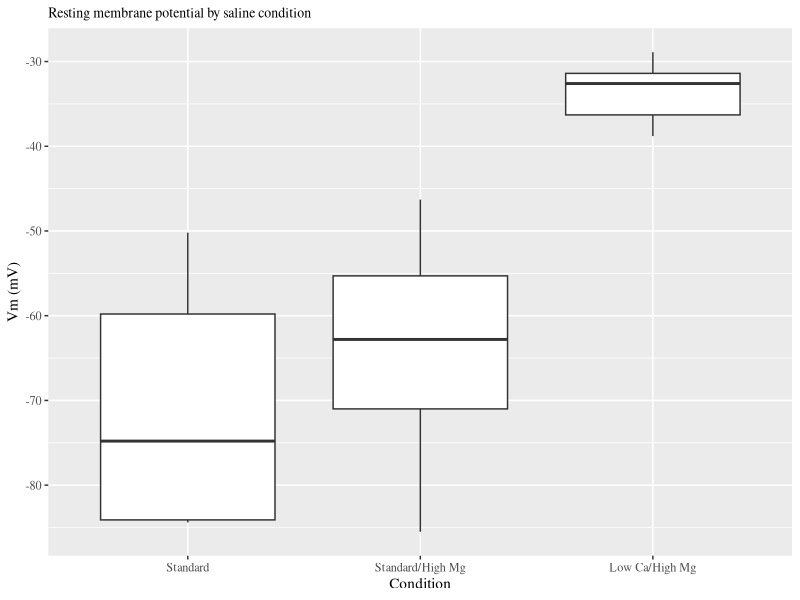
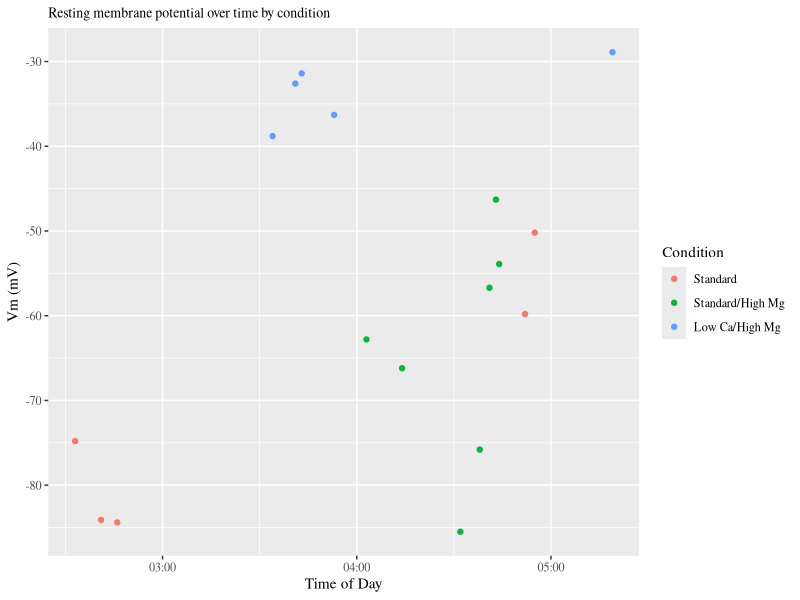
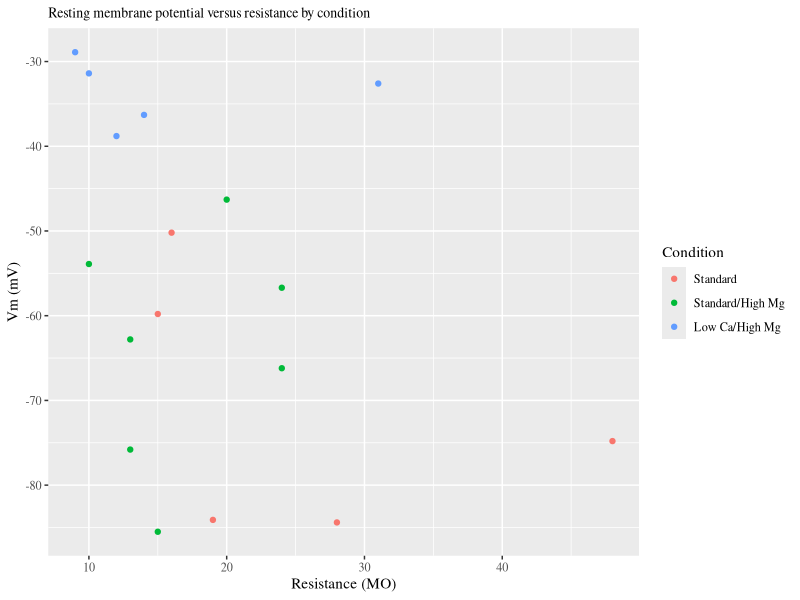
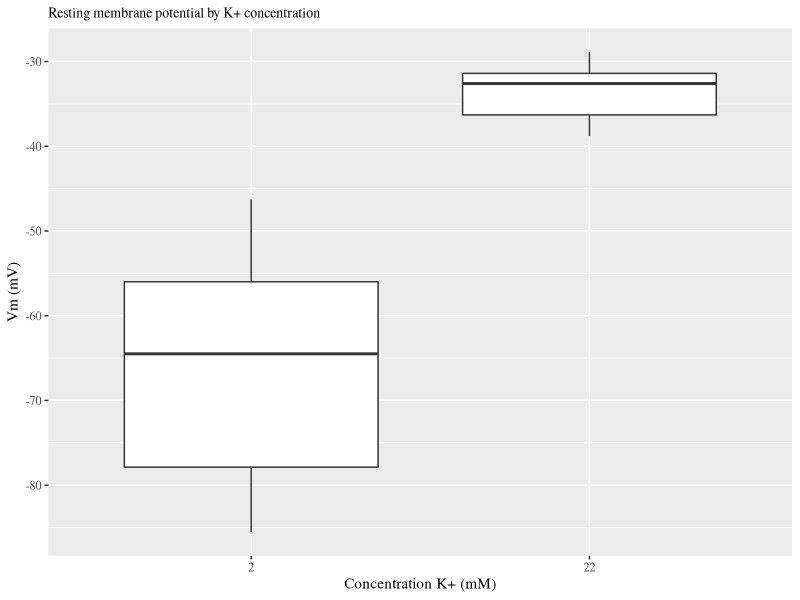
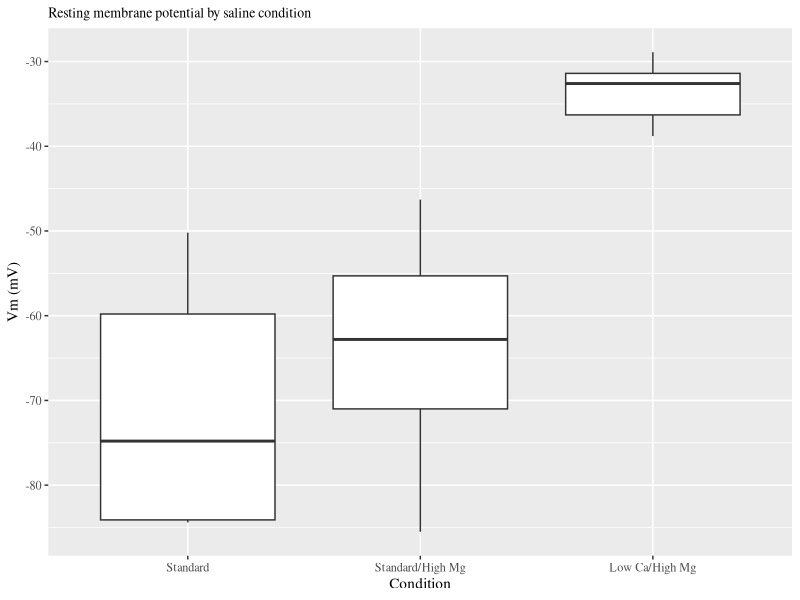
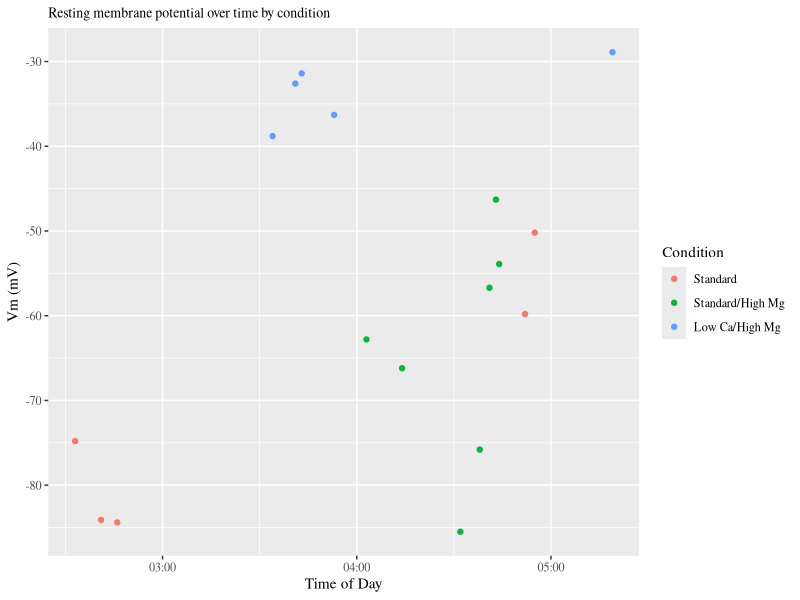
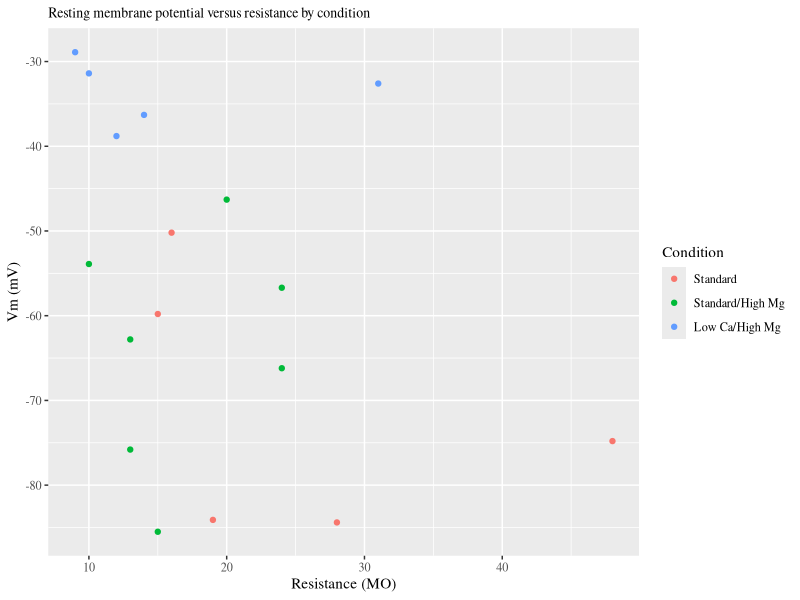
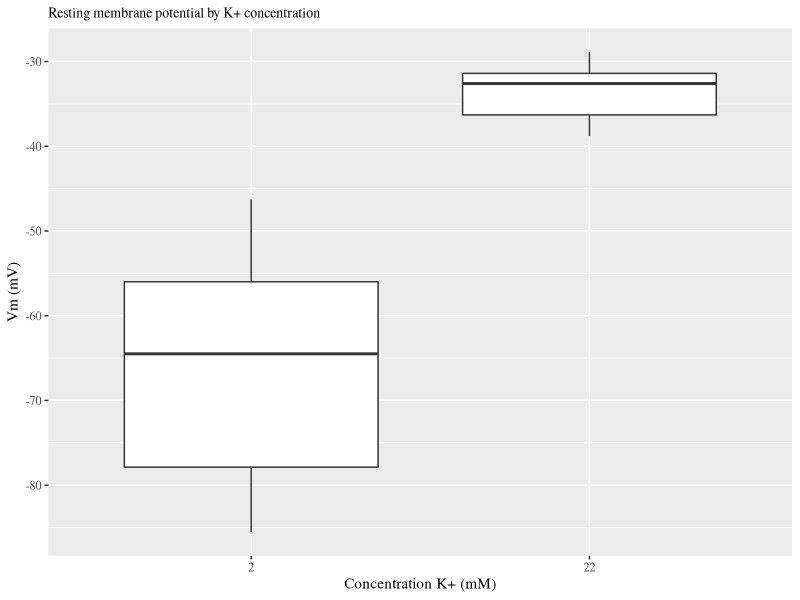

Generate these figures, in order, with R:
## ---- chunk 1
knitr::opts_chunk$set(echo = TRUE)
library(readxl)       # To import excel sheet of data
library(tidyverse)    # For data analysis and graphing
## ---- chunk 2
data <- read_excel('10-1_indep_project.xlsx')

# Creating a new column with condition as a label
new_vals <- character(nrow(data))
for (i in 1:nrow(data)) {
  if (data$Ca_conc[i] == '2 mM') {
    if (data$Mg_conc[i] == '0.5 mM') {
      new_vals[i] <- 'Standard'
    } else if (data$Mg_conc[i] == '5 mM') {
        new_vals[i] <- 'Standard/High Mg'
    } 
  } else if (data$Ca_conc[i] == '0.5 mM') {
      new_vals[i] <- 'Low Ca/High Mg'
  }
}

# Creating a copy of the data with the new condition column
mod_data <- data
mod_data$condition <- factor(new_vals, levels=c('Standard', 'Standard/High Mg', 'Low Ca/High Mg'))


# Fixing the variables by removing units
for (i in 1:nrow(mod_data)) {
  mod_data$R_elec_MOhm[i] = strsplit(mod_data$R_elec[i], " ")[[1]]
  mod_data$Ca_conc_mM[i] = strsplit(mod_data$Ca_conc[i], " ")[[1]]
  mod_data$Mg_conc_mM[i] = strsplit(mod_data$Mg_conc[i], " ")[[1]]
}

# Getting median resting membrane potential by group
mod_data %>% group_by(condition) %>% summarize(med_vm = median(Vm))

# Getting range of time for data collection
mod_data %>% summarize(time_spread = max(Time)-min(Time))

# Doing significance tests to compare groups
# Used http://www.sthda.com/english/wiki/kruskal-wallis-test-in-r
vec <- c(mod_data$Vm, mod_data$condition)
groups <- rep(c(1,2),times = c(length(mod_data$Vm),length(mod_data$condition)))
kruskal.test(vec ~ groups)
pairwise.wilcox.test(mod_data$Vm, mod_data$condition, p.adjust.method = "BH")

# Stats from linear regresion model for Vm versus time
time <- mod_data %>% filter(condition=='Standard') %>% lm(Vm ~ Time,.)
summary(time)

# Stats from linear regresion model for Vm versus time
mod_data$R_elec_MOhm <- as.numeric(as.character(mod_data$R_elec_MOhm))
resist <- mod_data %>% filter(condition=='Low Ca/High Mg') %>% lm(Vm ~ R_elec_MOhm,.)
summary(resist)

# Boxplot of Vm by condition
mod_data %>%
ggplot(aes(x = factor(condition), y = Vm)) +
  geom_boxplot() +
  labs(x='Condition',y='Vm (mV)') +
  ggtitle('Resting membrane potential by saline condition') +
  theme(plot.title = element_text(size=10),
        text=element_text(family='serif'))
ggsave('10-1_boxplot.png',device='png')

# Scatterplot of Vm by time and group
mod_data %>%
ggplot(aes(x = Time, y = Vm, color = factor(condition))) +
  geom_point() +
  labs(x='Time of Day',y='Vm (mV)',color='Condition') +
  ggtitle('Resting membrane potential over time by condition') +
  theme(plot.title = element_text(size=10),
        text=element_text(family='serif')) +
  guides(fill=guide_legend(title="Condition"))
ggsave('10-1_scatter.png',device='png')

# Scatterplot of Vm by resistance and group
mod_data %>%
ggplot(aes(x = strtoi(R_elec_MOhm), y = Vm, color = factor(condition))) +
  geom_point() +
  labs(x='Resistance (MO)',y='Vm (mV)',color='Condition') +
  ggtitle('Resting membrane potential versus resistance by condition') +
  theme(plot.title = element_text(size=10),
        text=element_text(family='serif'))
ggsave('10-1_scatter-2.png',device='png')

# Scatterplot of Vm by K concentration
mod_data_k <- mod_data %>% group_by(condition) %>% mutate(K_conc_mM = if_else(condition == 'Standard' | condition == 'Standard/High Mg',2,22))
mod_data_k %>% ggplot(aes(x = factor(K_conc_mM), y = Vm)) +
  geom_boxplot() +
  labs(x='Concentration K+ (mM)',y='Vm (mV)') +
  ggtitle('Resting membrane potential by K+ concentration') +
  theme(plot.title = element_text(size=10),
        text=element_text(family='serif'))
ggsave('10-1_box_2.png',device='png')

# Test of K+ significance
pairwise.wilcox.test(mod_data_k$Vm, mod_data_k$K_conc_mM, p.adjust.method = "BH")

# Median Vm by K+ condition
mod_data_k %>% group_by(K_conc_mM) %>% summarize(med_vm = median(Vm))
